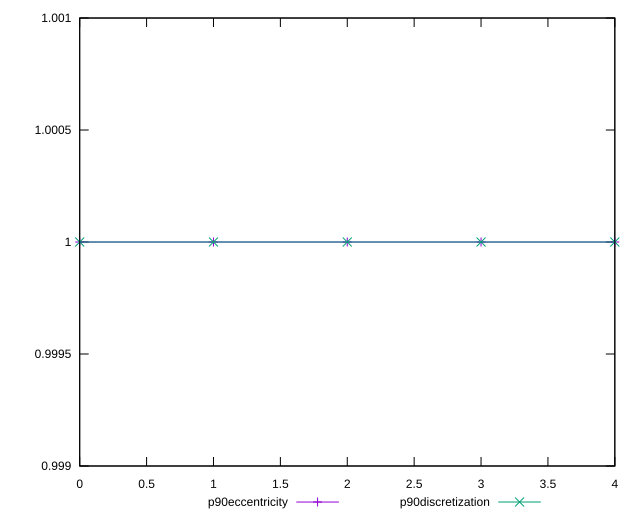

Write the gnuplot code that produced this figure.
reset

$p90Eccentricity <<EOF
0 1.0000000000000002
1 1.0000000000000002
2 1.0000000000000002
3 1
4 0.9999999999999999
EOF

$p90Discretization <<EOF
0 1
1 1
2 1
3 1
4 1
EOF

set key outside below
set xrange [0:4]
set yrange [0.9989999999999999:1.0010000000000001]
set trange [0.9989999999999999:1.0010000000000001]
set terminal svg size 640, 520 enhanced background rgb 'white'
set output "report_00009_2021-02-08T22-37-41.559Z/first-contentful-paint/progression/eccentricity.svg"

plot $p90Eccentricity title "p90eccentricity" with linespoints, \
     $p90Discretization title "p90discretization" with linespoints

reset
